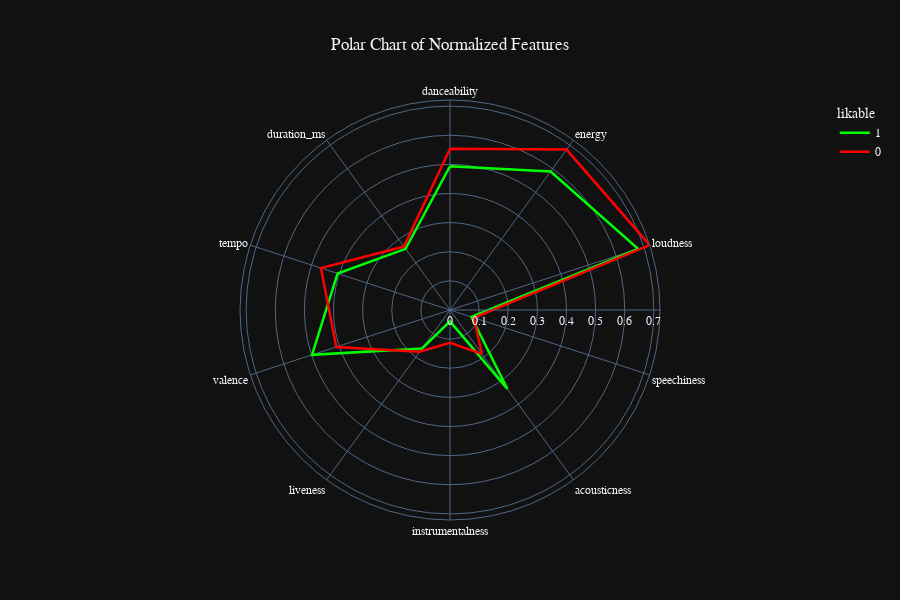

Notebook cell for this chart:
### Code cell
fig2 = px.line_polar(norm_mean_df, r="norm_score", theta="feature", color="likable", line_close=True,
                    color_discrete_sequence= ["lime", "red"], hover_name='norm_score', height=600,
                    title='Polar Chart of Normalized Features',
                    template="plotly_dark")

fig2.update_layout(font_family = 'Rockwell', title_x = 0.5)
fig2.update_traces(line=dict(width=2.5))
fig2.show()

### Figure 1 — Plotly figure (JSON) as saved in the notebook; plotly's stock layout.template omitted (floating-point values rounded to 4 significant figures)
{"data": [{"hovertemplate": "<b>%{hovertext}</b><br><br>likable=1<br>norm_score=%{r}<br>feature=%{theta}<extra></extra>", "hovertext": [0.4936, 0.5881, 0.6792, 0.07728, 0.3349, 0.03898, 0.1634, 0.4981, 0.4059, 0.2596, 0.4936], "legendgroup": "1", "line": {"color": "lime", "dash": "solid", "width": 2.5}, "marker": {"symbol": "circle"}, "mode": "lines", "name": "1", "r": [0.4936, 0.5881, 0.6792, 0.07728, 0.3349, 0.03898, 0.1634, 0.4981, 0.4059, 0.2596, 0.4936], "showlegend": true, "subplot": "polar", "theta": ["danceability", "energy", "loudness", "speechiness", "acousticness", "instrumentalness", "liveness", "valence", "tempo", "duration_ms", "danceability"], "type": "scatterpolar"}, {"hovertemplate": "<b>%{hovertext}</b><br><br>likable=0<br>norm_score=%{r}<br>feature=%{theta}<extra></extra>", "hovertext": [0.554, 0.6808, 0.7211, 0.08578, 0.1863, 0.1127, 0.1774, 0.4105, 0.466, 0.2692, 0.554], "legendgroup": "0", "line": {"color": "red", "dash": "solid", "width": 2.5}, "marker": {"symbol": "circle"}, "mode": "lines", "name": "0", "r": [0.554, 0.6808, 0.7211, 0.08578, 0.1863, 0.1127, 0.1774, 0.4105, 0.466, 0.2692, 0.554], "showlegend": true, "subplot": "polar", "theta": ["danceability", "energy", "loudness", "speechiness", "acousticness", "instrumentalness", "liveness", "valence", "tempo", "duration_ms", "danceability"], "type": "scatterpolar"}], "layout": {"font": {"family": "Rockwell"}, "height": 600, "legend": {"title": {"text": "likable"}, "tracegroupgap": 0}, "polar": {"angularaxis": {"direction": "clockwise", "rotation": 90}, "domain": {"x": [0, 1], "y": [0, 1]}}, "title": {"text": "Polar Chart of Normalized Features", "x": 0.5}}}
